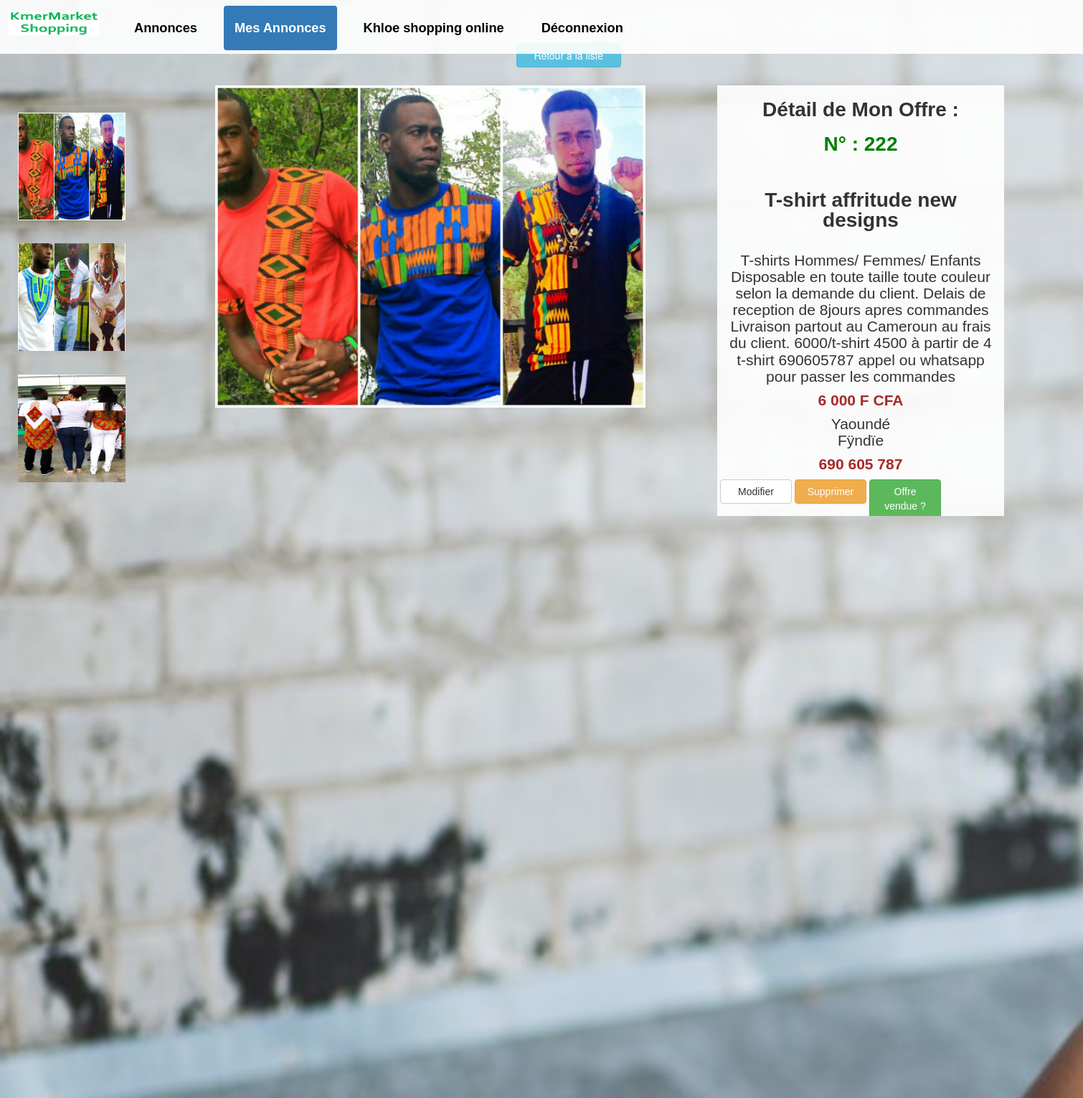
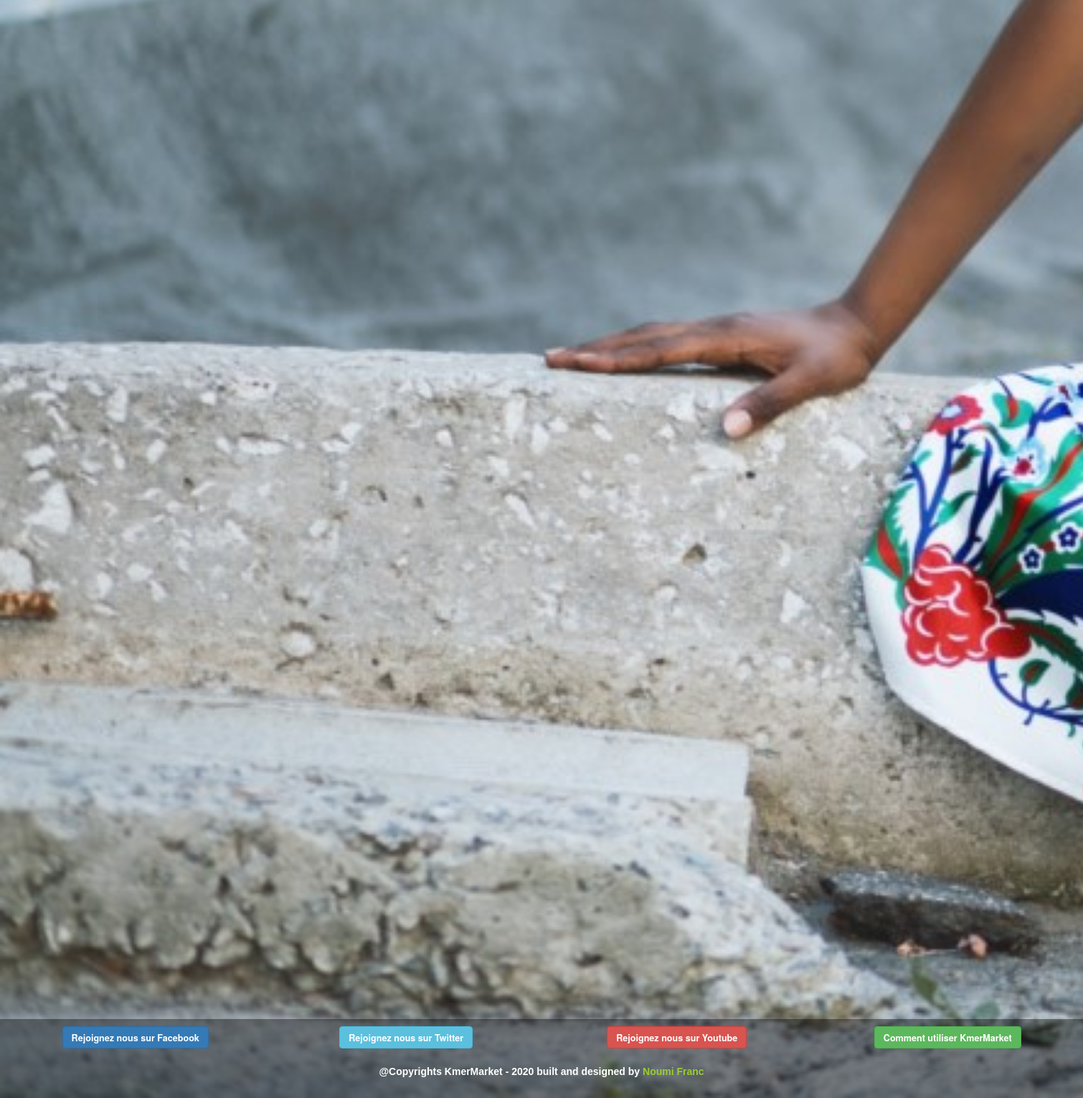
The app's page /annonces/detailMonAnnonce.php?pseu=Khloe shopping online&ann=222 (signed in) with its own data (2 pictures, top to bottom).
### tables this page shows
CREATE TABLE `annonce` (
  `ID_ANNONCE` int(60) NOT NULL,
  `ID_VILLE` int(11) NOT NULL,
  `ID_TYPE_ANNONCE` int(11) NOT NULL,
  `ID_MEMBRE` int(11) NOT NULL,
  `PRIX_ANNONCE` int(11) NOT NULL,
  `LANGUE` varchar(10) DEFAULT NULL,
  `TITRE_ANNONCE` varchar(50) DEFAULT NULL,
  `TEXTE_ANNONCE` varchar(300) DEFAULT NULL,
  `EST_VISIBLE` tinyint(1) DEFAULT NULL,
  `EST_UNE_OFFRE` tinyint(1) NOT NULL,
  `DATE_CREATION` datetime NOT NULL,
  `DATE_MODIFICATION` datetime DEFAULT NULL,
  `DATE_VENTE_ACHAT` datetime DEFAULT NULL,
  `DATE_ANNULATION` datetime DEFAULT NULL,
  `EST_CONTACTE_PAR_EMAIL` tinyint(1) NOT NULL
);

CREATE TABLE `photo` (
  `ID_PHOTO` int(60) NOT NULL,
  `ID_ANNONCE` int(60) DEFAULT NULL,
  `ID_PROFESSIONNEL` int(11) DEFAULT NULL,
  `ID_EVENEMENT` int(11) DEFAULT NULL,
  `FILE_NAME` varchar(200) NOT NULL,
  `FILE_TITLE` varchar(200) NOT NULL,
  `DATE_CREATION` datetime NOT NULL,
  `DATE_MODIFICATION` datetime DEFAULT NULL,
  `DATE_ANNULATION` datetime DEFAULT NULL,
  `FILE_SIZE` int(10) UNSIGNED DEFAULT NULL,
  `FILE_DESCRIPTION` varchar(200) DEFAULT NULL,
  `FILE_FINAL_NAME` varchar(200) DEFAULT NULL
);

CREATE TABLE `ville` (
  `ID_VILLE` int(11) NOT NULL,
  `ID_REGION` int(11) NOT NULL,
  `NOM_FR` varchar(50) NOT NULL,
  `NOM_ENG` varchar(50) NOT NULL,
  `LATITUDE` decimal(10,0) NOT NULL,
  `LONGITUDE` decimal(10,0) NOT NULL
);

CREATE TABLE `membre` (
  `ID_MEMBRE` int(11) NOT NULL,
  `ID_MOTIF_RADIATION` int(11) DEFAULT NULL,
  `ID_ADMIN` int(11) DEFAULT NULL,
  `EST_ACTIVE` tinyint(1) UNSIGNED DEFAULT 0,
  `PSEUDONYME` varchar(50) NOT NULL,
  `EMAIL` varchar(50) NOT NULL,
  `MOT_DE_PASSE` varchar(200) NOT NULL,
  `LANGUE` varchar(10) NOT NULL,
  `TOKEN_ACTIVATION` varchar(200) DEFAULT NULL,
  `TOKEN_MDP_FORGET` varchar(200) DEFAULT NULL COMMENT 'pour permettre de modifier le mot de passe après le clic dans le mail',
  `DATE_INSCRIPTION` datetime NOT NULL,
  `DATE_DERNIERE_CONNECTION` datetime DEFAULT NULL,
  `DATE_MODIFICATION` datetime DEFAULT NULL,
  `DATE_DESINSCRIPTION` datetime DEFAULT NULL,
  `DATE_RADIATION` datetime DEFAULT NULL,
  `TELEPHONE` varchar(20) DEFAULT NULL
);

### models/model.php (called while the page is built, shortened)
<?php
function getBdd(){
	$host_name='localhost';
	$database = 'db609046157';
	$user_name='root';
	$password='';
	try
	{
		$bdd = new PDO('mysql:host='.$host_name.';dbname='.$database.';charset=utf8',
				''.$user_name.'', ''.$password.'',array(PDO::ATTR_ERRMODE=>PDO::ERRMODE_EXCEPTION));
		  return $bdd;
	}
	catch(Exception $e)
	{
			die('Erreur : '.$e->getMessage());
	}
}
function getPhotoByIdAnnonce($id_ann)
{
	$bdd = getBdd();
	$photo = $bdd->prepare('select id_photo as idPho,
									id_annonce as idAnn,
									file_name as fiName,
									file_title as fiTit,
									date_creation as datCrea,
									date_modification as datMod,
									file_size as filSize,
									file_description as filDesc,
									file_final_name as filFinName
									from photo where id_annonce=:ann
									and date_annulation is null');
	$photo->execute(array('ann' => $id_ann));
	return $photo;
}
function getAnnoncePage($id_annonce){
	 $bdd = getBdd();
	 $annonces = $bdd->prepare("select annonce.id_annonce as id_a, annonce.id_ville as id_v,
	                          prix_annonce as p_a, titre_annonce as ti_a, texte_annonce as te_a,
							  ville.nom_fr as ville_nom_fr, ville.nom_eng as ville_nom_eng,
							  ville.id_ville as id_v_v, region.id_region as id_r_r, ville.id_region,
							  id_type_annonce, est_une_offre as e_offre, PSEUDONYME as p_s, email , membre.id_membre,
							  DATE_FORMAT(annonce.DATE_CREATION, '%d-%m-%Y à %T')  as date_crea,
							  annonce.DATE_ANNULATION as date_annul, annonce.DATE_VENTE_ACHAT as date_vent_achat,
							  annonce.id_membre as id_m, telephone as tel, EST_CONTACTE_PAR_EMAIL as par_email
							  FROM annonce, ville, region, membre
							  Where
								 annonce.ID_ville = ville.ID_ville AND
								 ville.ID_region = region.ID_region AND
								 annonce.ID_Membre = membre.ID_Membre AND
								 id_annonce = :id_ann ");
	 $annonces->execute(array('id_ann' => htmlspecialchars($id_annonce)));
     return  $annonces;
}
function formater_Prix($prix)
{
	$taille = strlen($prix);
	$part_1 = $prix;
	if($taille <= 6 and $taille > 3)
	{
		$part_1 = substr_replace($prix, " ", $taille-3,0);
	}
	return $part_1 ;
}
function formater_telephone($tel)
{
		$taille = strlen($tel);
		$part_1 = substr_replace($tel, " ", $taille-3,0);
		$part_1 = substr_replace($part_1, " ", $taille-6,0);
		$part_1 = substr_replace($part_1, " ", $taille-9,0);
		return $part_1 ;
}

### headerFooter/commonTopFilesNotIndex.php (called while the page is built, shortened)
<?php
  if(isset($_SESSION['pseudonyme']))
  {
      $userPseudo = $_SESSION['pseudonyme'];
  }
?>

### annonces/detailMonAnnonce.php (the view, shortened to what this page needs)
<?php
		require "../headerFooter/commonTopFilesNotIndex.php";
		require '../models/model.php';
		$idAnnonce = htmlspecialchars($_GET['ann']);
		$pseudo = $_GET['pseu'];
		$offresChargementPage = getAnnoncePage($idAnnonce );
	 $photos = getPhotoByIdAnnonce($idAnnonce);
					$img1="img/default1.jpg";
					$img2="img/default1.jpg";
					$img3="img/default1.jpg";
				 foreach( $photos as  $photo)
				 {
					 if( $photo['filDesc']=="1")
					 {
						 $img1 = $photo;
					 }
					 else if( $photo['filDesc']=="2")
					 {
						 $img2 = $photo;
					 }
					 else if( $photo['filDesc']=="3")
					 {
						 $img3 = $photo;
					 }
				 }
				 $id_ann = htmlspecialchars($_GET['ann']);
?>
<!DOCTYPE html>
<html lang="fr" xmlns="http://www.w3.org/1999/xhtml">
<head>
	<link rel="stylesheet" href="../bootstrap/css/bootstrap.min.css" />
	<link rel="stylesheet" href="../css/header.css" type="text/css" />
	<link rel="stylesheet" href="../css/detailMonAnnonce.css" type="text/css" />
	<link rel="stylesheet" href="../css/footer.css" type="text/css" />
</head>
<body >
		<?php include ("../headerFooter/header.php");?>
		<div class="sub_header row">
							<a  href="mesAnnonces.php?pseu=<?php echo $pseudo ?>" class="btn btn-info" >Retour à la liste</a>
		</div>
			<div class="row allIn">
				 <?php foreach ($offresChargementPage as $offre): ?>
					<div class="col-xs-12 col-sm-2 col-md-2 col-lg-2 image_1">
									<div class="row">
												<div class="col-xs-4 col-sm-12 col-md-12 col-lg-12 petite_image">
													<img src="../<?php if ($img1 != "img/default1.jpg")echo $img1['filFinName']; else echo $img1;?>" alt="image principale"  class="petite-image"/>
												</div>
												<div class="col-xs-4 col-sm-12  col-md-12 col-lg-12 petite_image">
													<img src="../<?php if ($img2 != "img/default1.jpg")echo $img2['filFinName']; else echo $img2;?>" alt="image deux" class="petite-image" />
												</div>
												<div class="col-xs-4 col-sm-12  col-md-12 col-lg-12 petite_image">
													<img src="../<?php if ($img3 != "img/default1.jpg")echo $img3['filFinName']; else echo $img3;?>" alt="image trois" class="petite-image" />
												</div>
									 </div >
						</div>
					 <div class="col-xs-12 col-sm-6 col-md-6 col-lg-6 grande_image">
							<img src="../<?php if ($img1 != "img/default1.jpg")echo $img1['filFinName']; else echo $img1?>" alt="image principale" class="grosse-image"/>
					 </div>
						<div class="col-xs-12 col-sm-4 col-md-4 col-lg-4  texte_annonce">
								 <h1><?php if ($offre['e_offre'] == 1)
									{
										echo'Détail de Mon Offre :';
									}
									else
									{
										echo'Détail de Ma Demande :';
									}
									?>
								</h1>
								<h1 style="color : green"><?php echo 'N° : '.$offre['id_a'] ?></h1>
								<br/>
								<h1><?php echo $offre['ti_a'] ?></h1>
								<br/>
								<p><?php echo  $offre['te_a'] ?></p>
								<p class="special"><?php echo  formater_Prix($offre['p_a']) ?> F CFA</p>
								<p>
									<?php echo $offre['ville_nom_fr'] ?><br/>
									<?php echo$offre['p_s'] ?>
								</p>
								<p class="special">
									<?php if($offre['par_email']== 0)
									{
										$id_ann = $offre['id_a'];
										echo formater_telephone($offre['tel']);
									}
									?>
							   </p>
							   <p class="les_boutons row">
									 <?php
										if($offre['date_annul'] == null and $offre['date_vent_achat'] == null)
										{?>
											<a href="modifierAnnonce.php?pseu=<?php echo $userPseudo ?>&ann=<?php echo $id_ann ?>" class="btn btn-default col-xs-4" role="button">Modifier</a>
											<button class="btn btn-warning col-xs-4" role="button"
													data-toggle="modal"
													data-target="#myModalSupprimer">
													Supprimer
											</button>
											<?php
												if($offre['e_offre']==1){?>
													<button class="btn btn-success col-xs-4" role="button"
															data-toggle="modal"
															data-target="#myModalOffreVendre">
															Offre<br/>vendue ?
													</button>
											<?php 	}
											 ?>
									   <?php }
									?>
								</p>
				 <?php endforeach; ?>
			</div>
		</div>
		<?php include ("../headerFooter/footer.php");?>
</body>
</html>

### css/detailMonAnnonce.css (style rules this page uses)
html { height: 100%; }
body { max-width: 100%; height: 100%; background: url('../img/w1.jpg'); background-size: cover; }
div.col-xs-12.col-sm-4.col-md-4.col-lg-4.texte_annonce { background-color:rgba(255,255,255,0.9); width: 25%; }
.sub_header { margin-top: 60px; padding-left: 5%; }
.sub_header a { width: 50%; }
.image_1 { margin-top: 10px; margin-bottom: 10px; }
.grande_image, .petite_image, .texte_annonce { width: 100%; }
.petite_image img, .grande_image img, .sub_header a, .texte_annonce .les_boutons a, .texte_annonce .les_boutons button { margin-left: auto; margin-right: auto; display: block; margin-bottom: 5px; }
.texte_annonce { padding-left: 1%; padding-right: 2%; text-align: left; margin-left: 1%; margin-right: 1%; padding-left: 1%; padding-right: 1%; text-align: center; overflow: auto; }
.texte_annonce h1, p, h3 { font-family: arial; font-family: Helvetica, futura, myriad; }
.texte_annonce h1 { font-size: 1.5em; line-height: 1em; font-weight: bolder; }
.texte_annonce p { font-size: 1.2em; line-height: 1em; }
.special { color: brown; font-weight: bolder; }
.texte_annonce .les_boutons button , .texte_annonce .les_boutons a { text-align: center; }
@media screen and (min-width: 1200px) and (max-width: 2000px) { body { height: 3000px; } }
@media screen and (min-width: 1200px) and (max-width: 2000px) { .sub_header a { width: 10%; } }
@media screen and (min-width: 1200px) and (max-width: 2000px) { .allIn { margin-top: 20px; width: 1500px; margin-left: 0; margin-right: 0; padding-left: 0; padding-right: 0; } }
@media screen and (min-width: 1200px) and (max-width: 2000px) { .image_1, .grande_image, .texte_annonce { margin-left: 0; margin-right: 0; } }
@media screen and (min-width: 1200px) and (max-width: 2000px) { .image_1 { width: 200px; } }
@media screen and (min-width: 1200px) and (max-width: 2000px) { .grande_image { width: 800px; } }
@media screen and (min-width: 1200px) and (max-width: 2000px) { div.col-xs-12.col-sm-4.col-md-4.col-lg-4.texte_annonce { width: 400px; height: 600px; } }
@media screen and (min-width: 1200px) and (max-width: 2000px) { .petite_image img { width: 150px; height: 150px; margin-top: 27.5px; } }
@media screen and (min-width: 1200px) and (max-width: 2000px) { .grande_image img { width: 600px; height: auto; } }
@media screen and (min-width: 1200px) and (max-width: 2000px) { .texte_annonce h1 { font-size: 2em; line-height: 1em; font-weight: bolder; } }
@media screen and (min-width: 1200px) and (max-width: 2000px) { .texte_annonce p { font-size: 1.5em; line-height: 1.1em; } }
@media screen and (min-width: 1200px) and (max-width: 2000px) { .texte_annonce .les_boutons button , .texte_annonce .les_boutons a { width: 25%; margin-left: 1%; } }

### records on screen
annonce: photo.FILE_FINAL_NAME (picture), shows "Détail de Mon Offre :", ID_ANNONCE "222", TITRE_ANNONCE "T-shirt affritude new designs", TEXTE_ANNONCE "T-shirts Hommes/ Femmes/ Enfants Disposable en toute taille toute couleur selon la demande du client. Delais de reception de 8jours apres commandes Livraison partout au Cameroun au frais du client. 6000/t-shirt 4500 à partir de 4 t-shirt 690605787 appel ou whatsapp pour passer les commandes", PRIX_ANNONCE "6 000", ID_VILLE.NOM_FR "Yaoundé", ID_MEMBRE.PSEUDONYME "Fÿndïe", ID_MEMBRE.TELEPHONE "690 605 787", EST_UNE_OFFRE "Offre"

### other values on screen
$userPseudo "Khloe shopping online"
